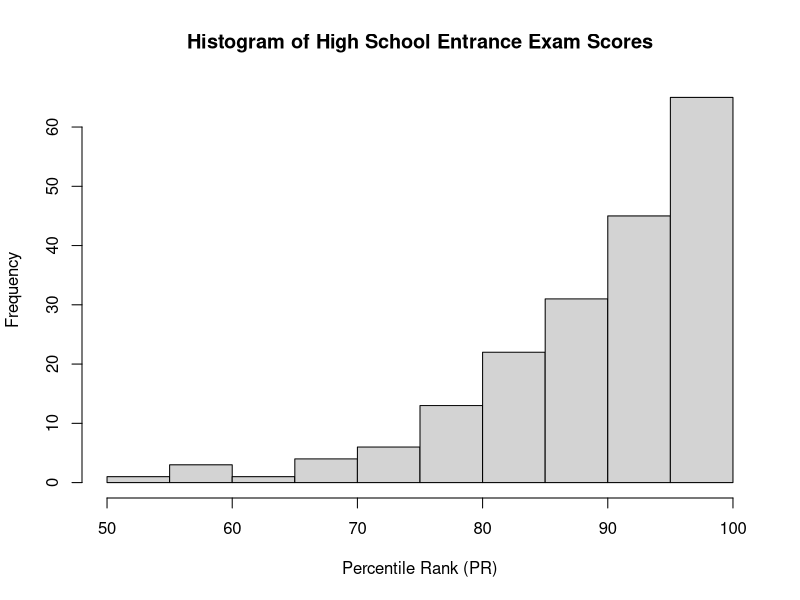
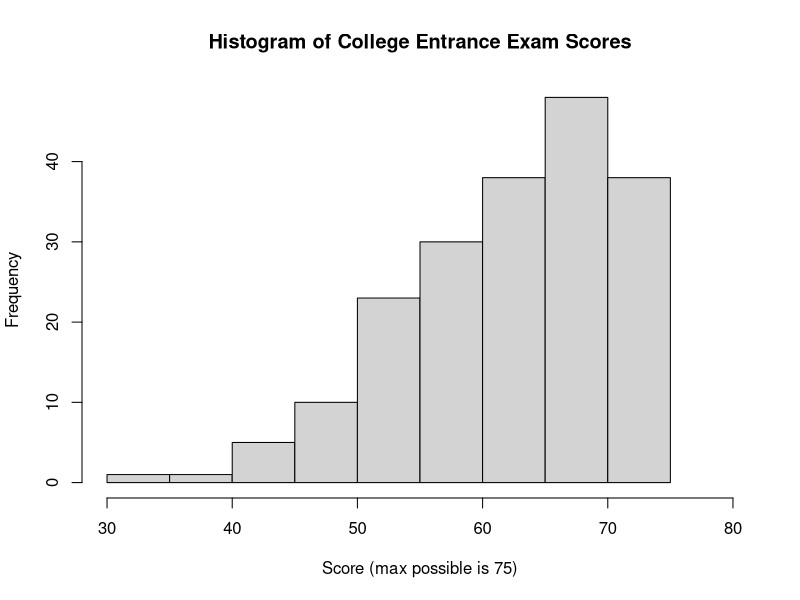

The R script that drew these images, in order:
## ---- chunk 1
knitr::opts_chunk$set(echo = TRUE)
## ---- chunk 2
data = read.csv("ptt_SENIORHIGH_data.csv")
names(data)[1] = "pttID"

data[1:10,]
## ---- chunk 3
# High school entrance exam scores: Remove missing values
uni_HS_score = data$HighSchool_PR[which(data$HighSchool_PR != -1)]

summary(uni_HS_score)

hist(uni_HS_score, main = "Histogram of High School Entrance Exam Scores",
     xlab="Percentile Rank (PR)")
## ---- chunk 4
# College entrance exam scores: Remove missing values
uni_college_score = data$College_Score[which(data$College_Score != -1)]

summary(uni_college_score)

hist(uni_college_score, main = "Histogram of College Entrance Exam Scores",
     xlab="Score (max possible is 75)",xlim=c(30,80))
